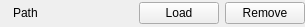
<?xml version="1.0" encoding="UTF-8"?>
<ui version="4.0">
 <class>Control</class>
 <widget class="QWidget" name="Control">
  <property name="geometry">
   <rect>
    <x>0</x>
    <y>0</y>
    <width>305</width>
    <height>27</height>
   </rect>
  </property>
  <property name="windowTitle">
   <string>Form</string>
  </property>
  <layout class="QHBoxLayout" name="horizontalLayout">
   <property name="margin">
    <number>0</number>
   </property>
   <item>
    <widget class="QLabel" name="labelStatus">
     <property name="maximumSize">
      <size>
       <width>16</width>
       <height>16</height>
      </size>
     </property>
     <property name="frameShape">
      <enum>QFrame::NoFrame</enum>
     </property>
     <property name="text">
      <string/>
     </property>
     <property name="textFormat">
      <enum>Qt::PlainText</enum>
     </property>
     <property name="pixmap">
      <pixmap resource="../res/images.qrc">:/control/error.png</pixmap>
     </property>
     <property name="alignment">
      <set>Qt::AlignJustify|Qt::AlignVCenter</set>
     </property>
    </widget>
   </item>
   <item>
    <widget class="QLabel" name="labelPath">
     <property name="toolTip">
      <string>Full Path</string>
     </property>
     <property name="text">
      <string comment="Plugin Path">Path</string>
     </property>
     <property name="textInteractionFlags">
      <set>Qt::TextSelectableByMouse</set>
     </property>
    </widget>
   </item>
   <item>
    <spacer name="horizontalSpacer">
     <property name="orientation">
      <enum>Qt::Horizontal</enum>
     </property>
     <property name="sizeHint" stdset="0">
      <size>
       <width>40</width>
       <height>20</height>
      </size>
     </property>
    </spacer>
   </item>
   <item>
    <widget class="QPushButton" name="pushButtonLoad">
     <property name="sizePolicy">
      <sizepolicy hsizetype="Fixed" vsizetype="Fixed">
       <horstretch>0</horstretch>
       <verstretch>0</verstretch>
      </sizepolicy>
     </property>
     <property name="baseSize">
      <size>
       <width>80</width>
       <height>32</height>
      </size>
     </property>
     <property name="text">
      <string>Load</string>
     </property>
     <property name="icon">
      <iconset resource="../res/images.qrc">
       <normaloff>:/control/load.png</normaloff>:/control/load.png</iconset>
     </property>
    </widget>
   </item>
   <item>
    <widget class="QPushButton" name="pushButtonRemove">
     <property name="sizePolicy">
      <sizepolicy hsizetype="Fixed" vsizetype="Fixed">
       <horstretch>0</horstretch>
       <verstretch>0</verstretch>
      </sizepolicy>
     </property>
     <property name="baseSize">
      <size>
       <width>80</width>
       <height>32</height>
      </size>
     </property>
     <property name="toolTip">
      <string>Remove Plugin</string>
     </property>
     <property name="text">
      <string>Remove</string>
     </property>
     <property name="icon">
      <iconset resource="../res/images.qrc">
       <normaloff>:/file/discard.png</normaloff>:/file/discard.png</iconset>
     </property>
    </widget>
   </item>
  </layout>
 </widget>
 <resources>
  <include location="../res/images.qrc"/>
 </resources>
 <connections/>
</ui>
